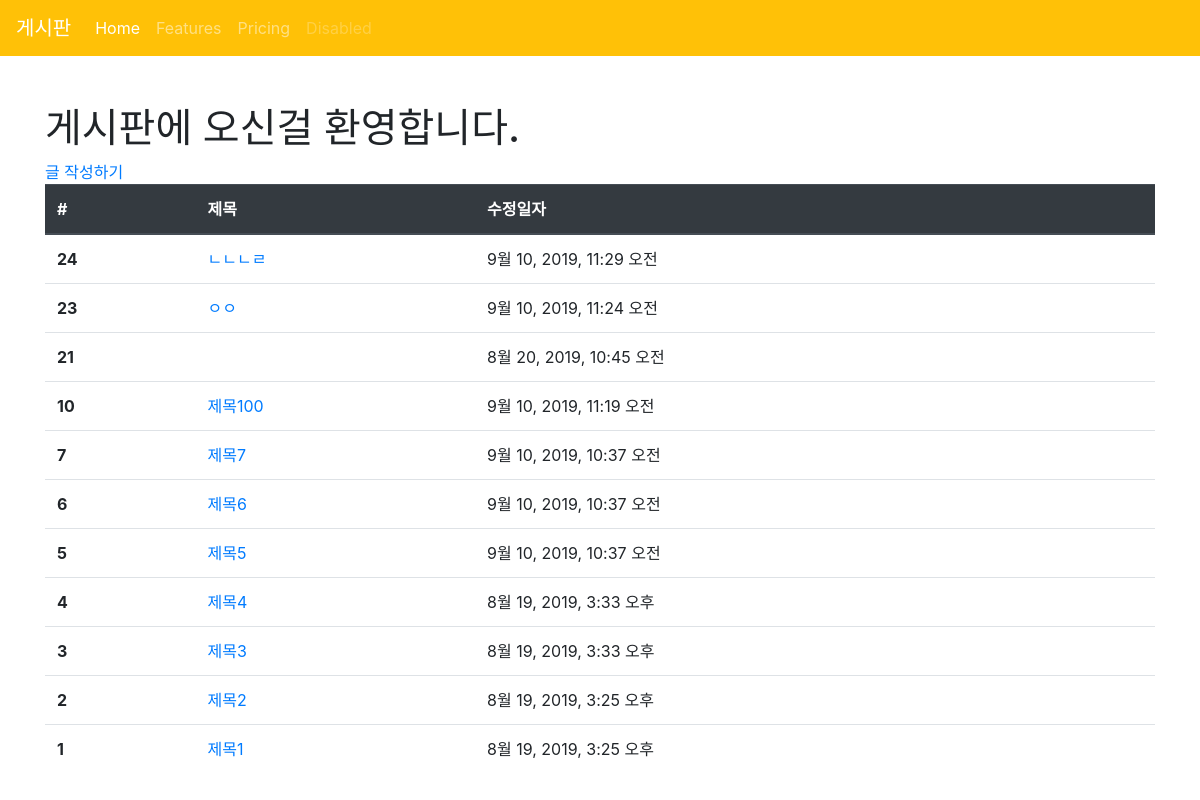
/articles/, run on an earlier commit of the app's database.
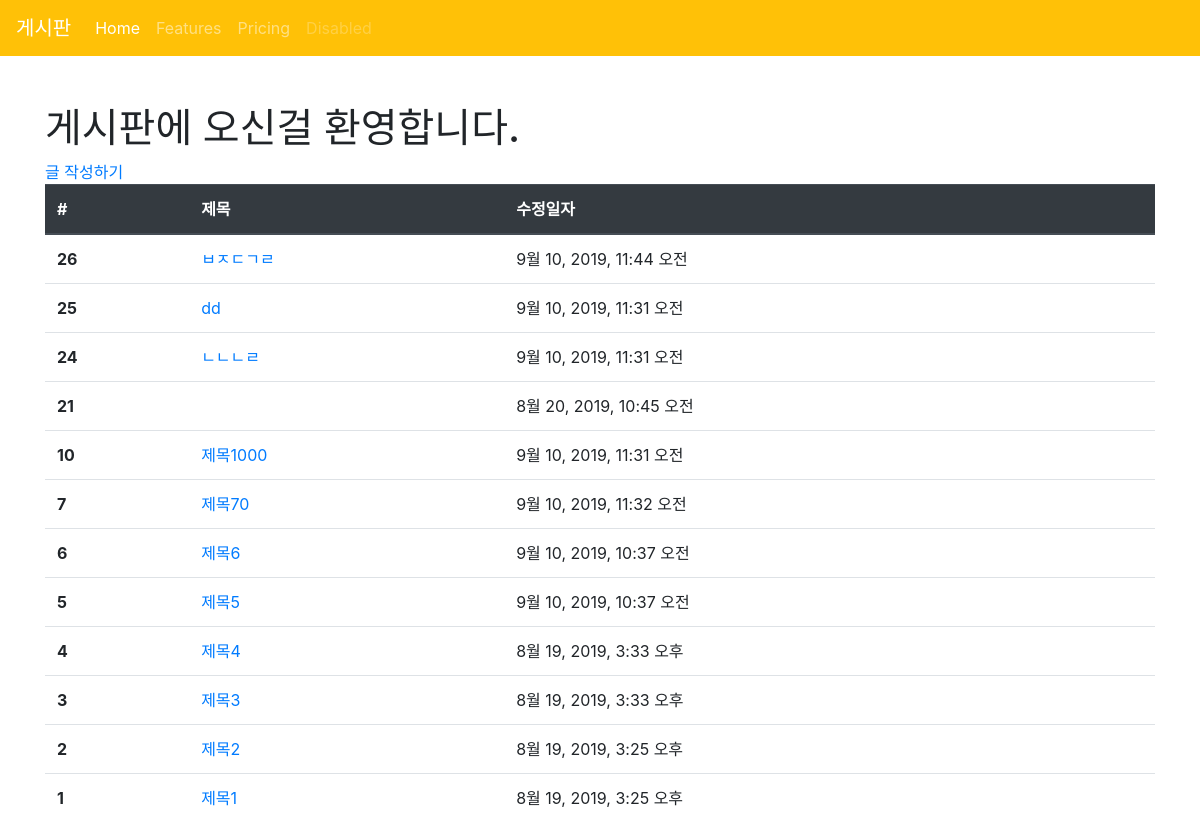
And on a later commit of the database.
### articles/models.py (models this page shows, shortened)
class Article(models.Model):
    title = models.CharField(max_length=10)
    content = models.TextField()
    created_at = models.DateTimeField(auto_now_add=True)
    updated_at = models.DateTimeField(auto_now=True)

### articles/views.py (the view)
# urls.py: path('', views.index, name='index'),
@require_GET
def index(request):
    articles = Article.objects.order_by('-id')
    context = {
        'articles': articles
    }
    return render(request, 'articles/index.html', context)

### articles/templates/articles/index.html (shortened to what this page needs)
<!DOCTYPE html>
<html lang="ko">
<head>
</head>
{% extends 'articles/base.html' %}
{% block body %}
<h1>게시판에 오신걸 환영합니다.</h1>
<a href="{% url 'articles:create' %}">글 작성하기</a>
<table class="table">
  <thead class="thead-dark">
    <tr>
      <th scope="col">#</th>
      <th scope="col">제목</th>
      <th scope="col">수정일자</th>
    </tr>
  </thead>
  <tbody>
    {% for article in articles %}
    <tr>
      <th scope="row">{{ article.id }}</th>
      <td>
        <a href="{% url 'articles:detail' article.pk %}">{{ article.title }}</a>
      </td>
      <td>{{ article.updated_at }}</td>
    </tr>
    {% endfor %}
  </tbody>
</table>
{% endblock %}

What changed in the data, as far as the page shows it:
removed Article: id "23", title "ㅇㅇ", updated_at "9월 10, 2019, 11:24 오전"
added Article: id "26", title "ㅂㅈㄷㄱㄹ", updated_at "9월 10, 2019, 11:44 오전"
added Article: id "25", title "dd", updated_at "9월 10, 2019, 11:31 오전"
changed Article "ㄴㄴㄴㄹ": updated_at "9월 10, 2019, 11:29 오전" → "9월 10, 2019, 11:31 오전"
changed Article id 10: title "제목100" → "제목1000"; updated_at "9월 10, 2019, 11:19 오전" → "9월 10, 2019, 11:31 오전"
changed Article id 7: title "제목7" → "제목70"; updated_at "9월 10, 2019, 10:37 오전" → "9월 10, 2019, 11:32 오전"
